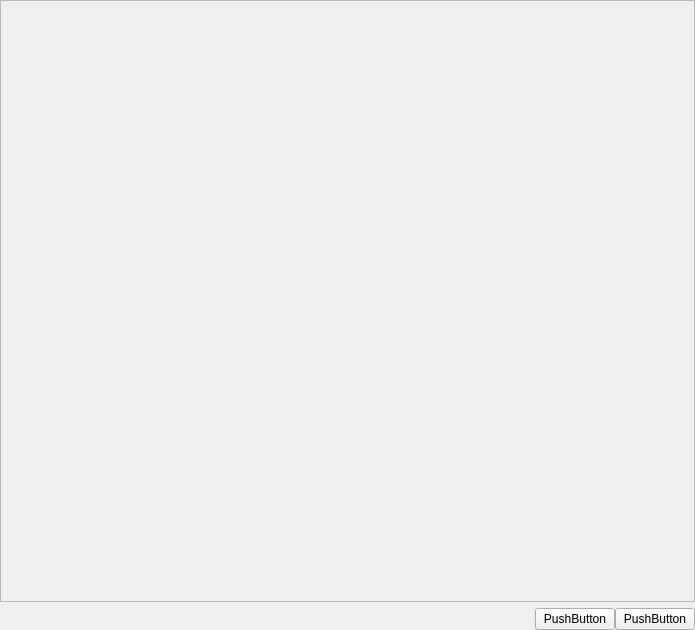
<?xml version="1.0" encoding="UTF-8"?>
<ui version="4.0">
 <class>Form</class>
 <widget class="QWidget" name="Form">
  <property name="geometry">
   <rect>
    <x>0</x>
    <y>0</y>
    <width>695</width>
    <height>630</height>
   </rect>
  </property>
  <property name="windowTitle">
   <string>Form</string>
  </property>
  <layout class="QVBoxLayout" name="verticalLayout">
   <property name="leftMargin">
    <number>0</number>
   </property>
   <property name="topMargin">
    <number>0</number>
   </property>
   <property name="rightMargin">
    <number>0</number>
   </property>
   <property name="bottomMargin">
    <number>0</number>
   </property>
   <item>
    <widget class="QScrollArea" name="scrollArea">
     <property name="widgetResizable">
      <bool>true</bool>
     </property>
     <widget class="QWidget" name="scrollAreaWidgetContents">
      <property name="geometry">
       <rect>
        <x>0</x>
        <y>0</y>
        <width>693</width>
        <height>593</height>
       </rect>
      </property>
      <layout class="QGridLayout" name="gridLayout"/>
     </widget>
    </widget>
   </item>
   <item>
    <widget class="QWidget" name="widget_2" native="true">
     <property name="minimumSize">
      <size>
       <width>0</width>
       <height>0</height>
      </size>
     </property>
     <layout class="QHBoxLayout" name="horizontalLayout">
      <property name="spacing">
       <number>0</number>
      </property>
      <property name="leftMargin">
       <number>0</number>
      </property>
      <property name="topMargin">
       <number>0</number>
      </property>
      <property name="rightMargin">
       <number>0</number>
      </property>
      <property name="bottomMargin">
       <number>0</number>
      </property>
      <item>
       <spacer name="horizontalSpacer">
        <property name="orientation">
         <enum>Qt::Horizontal</enum>
        </property>
        <property name="sizeHint" stdset="0">
         <size>
          <width>40</width>
          <height>20</height>
         </size>
        </property>
       </spacer>
      </item>
      <item>
       <widget class="QPushButton" name="pushButton">
        <property name="text">
         <string>PushButton</string>
        </property>
       </widget>
      </item>
      <item>
       <widget class="QPushButton" name="saveBtn">
        <property name="text">
         <string>PushButton</string>
        </property>
       </widget>
      </item>
     </layout>
    </widget>
   </item>
  </layout>
 </widget>
 <resources/>
 <connections/>
</ui>
